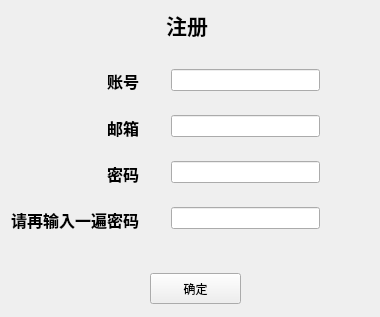
<?xml version="1.0" encoding="UTF-8"?>
<ui version="4.0">
 <class>Register</class>
 <widget class="QWidget" name="Register">
  <property name="windowModality">
   <enum>Qt::ApplicationModal</enum>
  </property>
  <property name="geometry">
   <rect>
    <x>0</x>
    <y>0</y>
    <width>380</width>
    <height>317</height>
   </rect>
  </property>
  <property name="windowTitle">
   <string>Register</string>
  </property>
  <widget class="QPushButton" name="pushButton">
   <property name="geometry">
    <rect>
     <x>150</x>
     <y>273</y>
     <width>91</width>
     <height>31</height>
    </rect>
   </property>
   <property name="text">
    <string>确定</string>
   </property>
  </widget>
  <widget class="QWidget" name="verticalLayoutWidget">
   <property name="geometry">
    <rect>
     <x>160</x>
     <y>40</y>
     <width>171</width>
     <height>221</height>
    </rect>
   </property>
   <layout class="QVBoxLayout" name="verticalLayout">
    <item>
     <widget class="QLineEdit" name="lineEdit_2"/>
    </item>
    <item>
     <widget class="QLineEdit" name="lineEdit_3"/>
    </item>
    <item>
     <widget class="QLineEdit" name="lineEdit_4"/>
    </item>
    <item>
     <widget class="QLineEdit" name="lineEdit"/>
    </item>
   </layout>
  </widget>
  <widget class="QWidget" name="verticalLayoutWidget_2">
   <property name="geometry">
    <rect>
     <x>-10</x>
     <y>50</y>
     <width>160</width>
     <height>201</height>
    </rect>
   </property>
   <layout class="QVBoxLayout" name="verticalLayout_2">
    <item>
     <widget class="QLabel" name="label">
      <property name="font">
       <font>
        <family>Arial</family>
        <pointsize>12</pointsize>
        <weight>75</weight>
        <bold>true</bold>
       </font>
      </property>
      <property name="text">
       <string>账号</string>
      </property>
      <property name="alignment">
       <set>Qt::AlignRight|Qt::AlignTrailing|Qt::AlignVCenter</set>
      </property>
     </widget>
    </item>
    <item>
     <widget class="QLabel" name="label_2">
      <property name="font">
       <font>
        <family>Arial</family>
        <pointsize>12</pointsize>
        <weight>75</weight>
        <bold>true</bold>
       </font>
      </property>
      <property name="text">
       <string>邮箱</string>
      </property>
      <property name="alignment">
       <set>Qt::AlignRight|Qt::AlignTrailing|Qt::AlignVCenter</set>
      </property>
     </widget>
    </item>
    <item>
     <widget class="QLabel" name="label_3">
      <property name="font">
       <font>
        <family>Arial</family>
        <pointsize>12</pointsize>
        <weight>75</weight>
        <bold>true</bold>
       </font>
      </property>
      <property name="text">
       <string>密码</string>
      </property>
      <property name="alignment">
       <set>Qt::AlignRight|Qt::AlignTrailing|Qt::AlignVCenter</set>
      </property>
     </widget>
    </item>
    <item>
     <widget class="QLabel" name="label_4">
      <property name="font">
       <font>
        <family>Arial</family>
        <pointsize>12</pointsize>
        <weight>75</weight>
        <bold>true</bold>
       </font>
      </property>
      <property name="text">
       <string>请再输入一遍密码</string>
      </property>
      <property name="alignment">
       <set>Qt::AlignRight|Qt::AlignTrailing|Qt::AlignVCenter</set>
      </property>
     </widget>
    </item>
   </layout>
  </widget>
  <widget class="QLabel" name="label_5">
   <property name="geometry">
    <rect>
     <x>50</x>
     <y>0</y>
     <width>158</width>
     <height>50</height>
    </rect>
   </property>
   <property name="font">
    <font>
     <family>Arial</family>
     <pointsize>16</pointsize>
     <weight>75</weight>
     <bold>true</bold>
    </font>
   </property>
   <property name="text">
    <string>注册</string>
   </property>
   <property name="alignment">
    <set>Qt::AlignRight|Qt::AlignTrailing|Qt::AlignVCenter</set>
   </property>
  </widget>
 </widget>
 <layoutdefault spacing="6" margin="11"/>
 <resources/>
 <connections/>
</ui>
